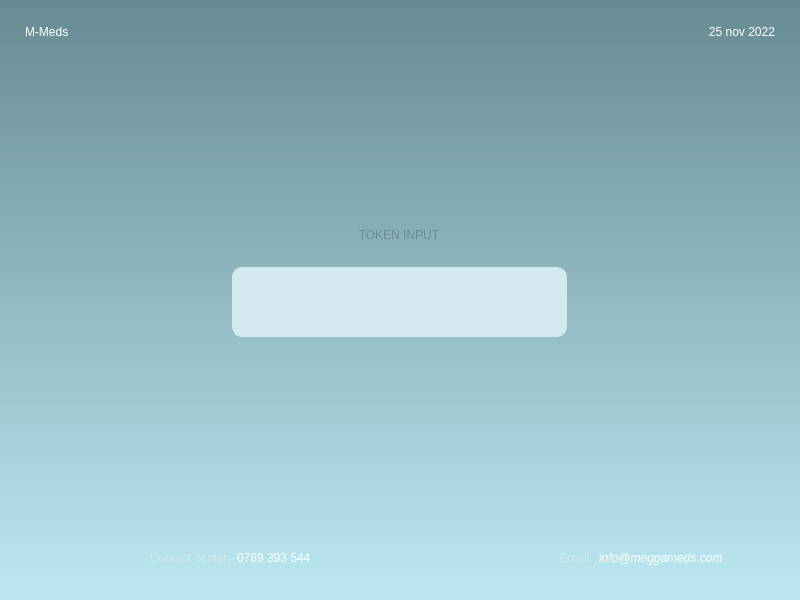
<?xml version="1.0" encoding="UTF-8"?>
<ui version="4.0">
 <class>MainWindow</class>
 <widget class="QMainWindow" name="MainWindow">
  <property name="geometry">
   <rect>
    <x>0</x>
    <y>0</y>
    <width>800</width>
    <height>600</height>
   </rect>
  </property>
  <property name="windowTitle">
   <string>MainWindow</string>
  </property>
  <property name="styleSheet">
   <string notr="true">QWidget#centralwidget{
background-color: qlineargradient(spread:pad, x1:0.5, y1:0, x2:0.5, y2:1, stop:0 rgba(104, 139, 147, 255), stop:1 rgba(101, 221, 248, 0.37));
}</string>
  </property>
  <widget class="QWidget" name="centralwidget">
   <layout class="QVBoxLayout" name="verticalLayout_3">
    <property name="spacing">
     <number>0</number>
    </property>
    <property name="leftMargin">
     <number>0</number>
    </property>
    <property name="topMargin">
     <number>0</number>
    </property>
    <property name="rightMargin">
     <number>0</number>
    </property>
    <property name="bottomMargin">
     <number>0</number>
    </property>
    <item>
     <widget class="QFrame" name="top_frame">
      <property name="minimumSize">
       <size>
        <width>0</width>
        <height>106</height>
       </size>
      </property>
      <property name="frameShape">
       <enum>QFrame::NoFrame</enum>
      </property>
      <property name="frameShadow">
       <enum>QFrame::Raised</enum>
      </property>
      <layout class="QHBoxLayout" name="horizontalLayout">
       <property name="leftMargin">
        <number>25</number>
       </property>
       <property name="topMargin">
        <number>25</number>
       </property>
       <property name="rightMargin">
        <number>25</number>
       </property>
       <item>
        <widget class="QLabel" name="logo">
         <property name="styleSheet">
          <string notr="true">color: rgb(255, 255, 255);
font: 30pt &quot;Audiowide&quot;;</string>
         </property>
         <property name="text">
          <string>M-Meds</string>
         </property>
         <property name="alignment">
          <set>Qt::AlignLeading|Qt::AlignLeft|Qt::AlignTop</set>
         </property>
        </widget>
       </item>
       <item>
        <widget class="QLabel" name="date">
         <property name="styleSheet">
          <string notr="true">color: #FFFFFF;
font: 12pt &quot;Mulish&quot;;</string>
         </property>
         <property name="text">
          <string>25 nov 2022</string>
         </property>
         <property name="alignment">
          <set>Qt::AlignRight|Qt::AlignTop|Qt::AlignTrailing</set>
         </property>
        </widget>
       </item>
      </layout>
     </widget>
    </item>
    <item>
     <widget class="QFrame" name="central_frame">
      <property name="minimumSize">
       <size>
        <width>0</width>
        <height>374</height>
       </size>
      </property>
      <property name="frameShape">
       <enum>QFrame::NoFrame</enum>
      </property>
      <property name="frameShadow">
       <enum>QFrame::Raised</enum>
      </property>
      <layout class="QVBoxLayout" name="verticalLayout_4">
       <property name="spacing">
        <number>0</number>
       </property>
       <property name="leftMargin">
        <number>0</number>
       </property>
       <property name="topMargin">
        <number>0</number>
       </property>
       <property name="rightMargin">
        <number>0</number>
       </property>
       <property name="bottomMargin">
        <number>0</number>
       </property>
       <item>
        <widget class="QStackedWidget" name="stackedWidget">
         <property name="currentIndex">
          <number>0</number>
         </property>
         <widget class="QWidget" name="input_page">
          <layout class="QHBoxLayout" name="horizontalLayout_6">
           <property name="spacing">
            <number>0</number>
           </property>
           <property name="leftMargin">
            <number>0</number>
           </property>
           <property name="topMargin">
            <number>0</number>
           </property>
           <property name="rightMargin">
            <number>0</number>
           </property>
           <property name="bottomMargin">
            <number>30</number>
           </property>
           <item alignment="Qt::AlignHCenter|Qt::AlignVCenter">
            <widget class="QFrame" name="frame">
             <property name="frameShape">
              <enum>QFrame::NoFrame</enum>
             </property>
             <property name="frameShadow">
              <enum>QFrame::Raised</enum>
             </property>
             <layout class="QVBoxLayout" name="verticalLayout_5">
              <property name="spacing">
               <number>25</number>
              </property>
              <item alignment="Qt::AlignHCenter">
               <widget class="QLabel" name="token_status">
                <property name="styleSheet">
                 <string notr="true">color: #688B93;
font: 24pt &quot;Mulish&quot;;</string>
                </property>
                <property name="text">
                 <string>TOKEN INPUT</string>
                </property>
                <property name="alignment">
                 <set>Qt::AlignCenter</set>
                </property>
               </widget>
              </item>
              <item alignment="Qt::AlignHCenter">
               <widget class="QLineEdit" name="token_line_edit">
                <property name="minimumSize">
                 <size>
                  <width>335</width>
                  <height>70</height>
                 </size>
                </property>
                <property name="maximumSize">
                 <size>
                  <width>335</width>
                  <height>70</height>
                 </size>
                </property>
                <property name="styleSheet">
                 <string notr="true">background-color: #D3E8EF;
border: 1px solid #D3E8EF;
border-radius: 10px;
font: 46pt &quot;NovaMono&quot;;
letter-spacing: 10px;</string>
                </property>
                <property name="alignment">
                 <set>Qt::AlignCenter</set>
                </property>
               </widget>
              </item>
             </layout>
            </widget>
           </item>
          </layout>
         </widget>
         <widget class="QWidget" name="prescription_page">
          <layout class="QVBoxLayout" name="verticalLayout">
           <property name="spacing">
            <number>0</number>
           </property>
           <property name="leftMargin">
            <number>0</number>
           </property>
           <property name="topMargin">
            <number>0</number>
           </property>
           <property name="rightMargin">
            <number>0</number>
           </property>
           <property name="bottomMargin">
            <number>0</number>
           </property>
           <item alignment="Qt::AlignHCenter|Qt::AlignVCenter">
            <widget class="QFrame" name="frame_2">
             <property name="frameShape">
              <enum>QFrame::NoFrame</enum>
             </property>
             <property name="frameShadow">
              <enum>QFrame::Raised</enum>
             </property>
             <layout class="QVBoxLayout" name="verticalLayout_2">
              <property name="spacing">
               <number>0</number>
              </property>
              <property name="leftMargin">
               <number>0</number>
              </property>
              <property name="topMargin">
               <number>0</number>
              </property>
              <property name="rightMargin">
               <number>0</number>
              </property>
              <property name="bottomMargin">
               <number>0</number>
              </property>
              <item>
               <widget class="QLabel" name="token_status_2">
                <property name="styleSheet">
                 <string notr="true">color: #688B93;
font: 24pt &quot;Mulish&quot;;</string>
                </property>
                <property name="text">
                 <string>PRESCRIPTION</string>
                </property>
                <property name="alignment">
                 <set>Qt::AlignCenter</set>
                </property>
               </widget>
              </item>
              <item>
               <widget class="QFrame" name="prescription_frame">
                <property name="minimumSize">
                 <size>
                  <width>420</width>
                  <height>325</height>
                 </size>
                </property>
                <property name="styleSheet">
                 <string notr="true">QFrame#prescription_frame{
background-color: #D3E8EF;
border: 1px solid #D3E8EF;
border-radius: 10px;
}</string>
                </property>
                <property name="frameShape">
                 <enum>QFrame::NoFrame</enum>
                </property>
                <property name="frameShadow">
                 <enum>QFrame::Raised</enum>
                </property>
                <layout class="QVBoxLayout" name="verticalLayout_6">
                 <property name="spacing">
                  <number>0</number>
                 </property>
                 <property name="leftMargin">
                  <number>0</number>
                 </property>
                 <property name="topMargin">
                  <number>8</number>
                 </property>
                 <property name="rightMargin">
                  <number>8</number>
                 </property>
                 <property name="bottomMargin">
                  <number>8</number>
                 </property>
                 <item alignment="Qt::AlignHCenter">
                  <widget class="QFrame" name="frame_3">
                   <property name="frameShape">
                    <enum>QFrame::NoFrame</enum>
                   </property>
                   <property name="frameShadow">
                    <enum>QFrame::Raised</enum>
                   </property>
                   <layout class="QGridLayout" name="info_gridlayout">
                    <item row="0" column="0">
                     <widget class="QLabel" name="label_2">
                      <property name="styleSheet">
                       <string notr="true">font: 8pt &quot;Mulish&quot;;</string>
                      </property>
                      <property name="text">
                       <string>DOCTOR /AUTHOR</string>
                      </property>
                     </widget>
                    </item>
                    <item row="0" column="1">
                     <widget class="QLabel" name="label_3">
                      <property name="styleSheet">
                       <string notr="true">font: 8pt &quot;Mulish&quot;;</string>
                      </property>
                      <property name="text">
                       <string>:</string>
                      </property>
                      <property name="alignment">
                       <set>Qt::AlignCenter</set>
                      </property>
                     </widget>
                    </item>
                    <item row="0" column="2" colspan="2">
                     <widget class="QLabel" name="doctor">
                      <property name="styleSheet">
                       <string notr="true">font: 8pt &quot;Mulish&quot;;</string>
                      </property>
                      <property name="text">
                       <string>MUHORAKEYE Alfonsine (AA00012)</string>
                      </property>
                     </widget>
                    </item>
                    <item row="1" column="0">
                     <widget class="QLabel" name="label_5">
                      <property name="styleSheet">
                       <string notr="true">font: 8pt &quot;Mulish&quot;;</string>
                      </property>
                      <property name="text">
                       <string>INSTITUTION</string>
                      </property>
                     </widget>
                    </item>
                    <item row="2" column="0">
                     <widget class="QLabel" name="label_8">
                      <property name="styleSheet">
                       <string notr="true">font: 8pt &quot;Mulish&quot;;</string>
                      </property>
                      <property name="text">
                       <string>RECEIVER / PACIENT</string>
                      </property>
                     </widget>
                    </item>
                    <item row="2" column="1">
                     <widget class="QLabel" name="label_10">
                      <property name="styleSheet">
                       <string notr="true">font: 8pt &quot;Mulish&quot;;</string>
                      </property>
                      <property name="text">
                       <string>:</string>
                      </property>
                      <property name="alignment">
                       <set>Qt::AlignCenter</set>
                      </property>
                     </widget>
                    </item>
                    <item row="2" column="2" colspan="2">
                     <widget class="QLabel" name="receiver">
                      <property name="styleSheet">
                       <string notr="true">font: 8pt &quot;Mulish&quot;;</string>
                      </property>
                      <property name="text">
                       <string>NDAYISABYE Sapolo</string>
                      </property>
                     </widget>
                    </item>
                    <item row="3" column="0">
                     <widget class="QLabel" name="label_11">
                      <property name="styleSheet">
                       <string notr="true">font: 8pt &quot;Mulish&quot;;</string>
                      </property>
                      <property name="text">
                       <string>OFFERING DATE</string>
                      </property>
                     </widget>
                    </item>
                    <item row="3" column="1">
                     <widget class="QLabel" name="label_13">
                      <property name="styleSheet">
                       <string notr="true">font: 8pt &quot;Mulish&quot;;</string>
                      </property>
                      <property name="text">
                       <string>:</string>
                      </property>
                      <property name="alignment">
                       <set>Qt::AlignCenter</set>
                      </property>
                     </widget>
                    </item>
                    <item row="3" column="2" colspan="2">
                     <widget class="QLabel" name="offering_date">
                      <property name="styleSheet">
                       <string notr="true">font: 8pt &quot;Mulish&quot;;</string>
                      </property>
                      <property name="text">
                       <string>21 October 2022</string>
                      </property>
                     </widget>
                    </item>
                    <item row="4" column="0">
                     <widget class="QLabel" name="label_14">
                      <property name="styleSheet">
                       <string notr="true">font: 8pt &quot;Mulish&quot;;</string>
                      </property>
                      <property name="text">
                       <string>PAYMENT</string>
                      </property>
                     </widget>
                    </item>
                    <item row="4" column="1">
                     <widget class="QLabel" name="label_16">
                      <property name="styleSheet">
                       <string notr="true">font: 8pt &quot;Mulish&quot;;</string>
                      </property>
                      <property name="text">
                       <string>:</string>
                      </property>
                      <property name="alignment">
                       <set>Qt::AlignCenter</set>
                      </property>
                     </widget>
                    </item>
                    <item row="4" column="2" colspan="2">
                     <widget class="QLabel" name="payment">
                      <property name="styleSheet">
                       <string notr="true">font: 8pt &quot;Mulish&quot;;
color: rgb(0, 170, 0);</string>
                      </property>
                      <property name="text">
                       <string>Paid</string>
                      </property>
                     </widget>
                    </item>
                    <item row="1" column="1">
                     <widget class="QLabel" name="label_7">
                      <property name="styleSheet">
                       <string notr="true">font: 8pt &quot;Mulish&quot;;</string>
                      </property>
                      <property name="text">
                       <string>:</string>
                      </property>
                      <property name="alignment">
                       <set>Qt::AlignCenter</set>
                      </property>
                     </widget>
                    </item>
                    <item row="1" column="2">
                     <widget class="QLabel" name="institution">
                      <property name="styleSheet">
                       <string notr="true">font: 8pt &quot;Mulish&quot;;</string>
                      </property>
                      <property name="text">
                       <string>GIHUNDWE HOSPITAL (AK002)</string>
                      </property>
                     </widget>
                    </item>
                   </layout>
                  </widget>
                 </item>
                 <item>
                  <widget class="QLabel" name="meds">
                   <property name="maximumSize">
                    <size>
                     <width>16777215</width>
                     <height>30</height>
                    </size>
                   </property>
                   <property name="styleSheet">
                    <string notr="true">font: 12pt &quot;Mulish&quot;;</string>
                   </property>
                   <property name="text">
                    <string>MEDS(3)</string>
                   </property>
                   <property name="alignment">
                    <set>Qt::AlignCenter</set>
                   </property>
                  </widget>
                 </item>
                 <item alignment="Qt::AlignTop">
                  <widget class="QFrame" name="frame_4">
                   <property name="frameShape">
                    <enum>QFrame::NoFrame</enum>
                   </property>
                   <property name="frameShadow">
                    <enum>QFrame::Raised</enum>
                   </property>
                   <layout class="QGridLayout" name="meds_gridlayout">
                    <property name="leftMargin">
                     <number>25</number>
                    </property>
                    <property name="topMargin">
                     <number>15</number>
                    </property>
                    <property name="rightMargin">
                     <number>25</number>
                    </property>
                    <property name="verticalSpacing">
                     <number>6</number>
                    </property>
                   </layout>
                  </widget>
                 </item>
                 <item alignment="Qt::AlignRight">
                  <widget class="QFrame" name="frame_6">
                   <property name="minimumSize">
                    <size>
                     <width>0</width>
                     <height>40</height>
                    </size>
                   </property>
                   <property name="maximumSize">
                    <size>
                     <width>16777215</width>
                     <height>40</height>
                    </size>
                   </property>
                   <property name="frameShape">
                    <enum>QFrame::NoFrame</enum>
                   </property>
                   <property name="frameShadow">
                    <enum>QFrame::Raised</enum>
                   </property>
                   <layout class="QVBoxLayout" name="verticalLayout_7">
                    <property name="spacing">
                     <number>0</number>
                    </property>
                    <property name="leftMargin">
                     <number>0</number>
                    </property>
                    <property name="topMargin">
                     <number>0</number>
                    </property>
                    <property name="rightMargin">
                     <number>0</number>
                    </property>
                    <property name="bottomMargin">
                     <number>0</number>
                    </property>
                    <item>
                     <widget class="QPushButton" name="ok_btn">
                      <property name="minimumSize">
                       <size>
                        <width>60</width>
                        <height>40</height>
                       </size>
                      </property>
                      <property name="maximumSize">
                       <size>
                        <width>60</width>
                        <height>40</height>
                       </size>
                      </property>
                      <property name="styleSheet">
                       <string notr="true">QPushButton{
background-color: #D9D9D9;
border: 0px;
border-radius: 5px;
	font: 10pt &quot;Mulish&quot;;
}</string>
                      </property>
                      <property name="text">
                       <string>OK</string>
                      </property>
                     </widget>
                    </item>
                   </layout>
                  </widget>
                 </item>
                </layout>
               </widget>
              </item>
             </layout>
            </widget>
           </item>
          </layout>
         </widget>
        </widget>
       </item>
      </layout>
     </widget>
    </item>
    <item>
     <widget class="QFrame" name="bottom_frame">
      <property name="minimumSize">
       <size>
        <width>0</width>
        <height>110</height>
       </size>
      </property>
      <property name="maximumSize">
       <size>
        <width>16777215</width>
        <height>110</height>
       </size>
      </property>
      <property name="frameShape">
       <enum>QFrame::NoFrame</enum>
      </property>
      <property name="frameShadow">
       <enum>QFrame::Raised</enum>
      </property>
      <layout class="QHBoxLayout" name="horizontalLayout_5">
       <property name="leftMargin">
        <number>50</number>
       </property>
       <property name="topMargin">
        <number>25</number>
       </property>
       <property name="rightMargin">
        <number>25</number>
       </property>
       <property name="bottomMargin">
        <number>0</number>
       </property>
       <item>
        <layout class="QHBoxLayout" name="horizontalLayout_4">
         <item>
          <widget class="QLabel" name="call_logo">
           <property name="minimumSize">
            <size>
             <width>35</width>
             <height>35</height>
            </size>
           </property>
           <property name="maximumSize">
            <size>
             <width>35</width>
             <height>35</height>
            </size>
           </property>
           <property name="styleSheet">
            <string notr="true">color: rgb(255, 255, 255);
font: 10pt &quot;Audiowide&quot;;</string>
           </property>
           <property name="text">
            <string/>
           </property>
           <property name="alignment">
            <set>Qt::AlignCenter</set>
           </property>
          </widget>
         </item>
         <item>
          <widget class="QLabel" name="date_3">
           <property name="minimumSize">
            <size>
             <width>140</width>
             <height>0</height>
            </size>
           </property>
           <property name="maximumSize">
            <size>
             <width>140</width>
             <height>16777215</height>
            </size>
           </property>
           <property name="styleSheet">
            <string notr="true">color: #D3E8EF;
font: 14pt &quot;Mulish&quot;;</string>
           </property>
           <property name="text">
            <string>Contact center:</string>
           </property>
           <property name="alignment">
            <set>Qt::AlignRight|Qt::AlignTrailing|Qt::AlignVCenter</set>
           </property>
          </widget>
         </item>
         <item>
          <widget class="QLabel" name="date_6">
           <property name="styleSheet">
            <string notr="true">color: #FFFFFF;
font: 12pt &quot;Mulish&quot;;</string>
           </property>
           <property name="text">
            <string>0789 393 544</string>
           </property>
           <property name="alignment">
            <set>Qt::AlignLeading|Qt::AlignLeft|Qt::AlignVCenter</set>
           </property>
          </widget>
         </item>
        </layout>
       </item>
       <item>
        <layout class="QHBoxLayout" name="horizontalLayout_3">
         <item>
          <widget class="QLabel" name="date_4">
           <property name="styleSheet">
            <string notr="true">color: #D3E8EF;
font: 14pt &quot;Mulish&quot;;</string>
           </property>
           <property name="text">
            <string>Email:</string>
           </property>
           <property name="alignment">
            <set>Qt::AlignRight|Qt::AlignTrailing|Qt::AlignVCenter</set>
           </property>
          </widget>
         </item>
         <item>
          <widget class="QLabel" name="date_5">
           <property name="maximumSize">
            <size>
             <width>300</width>
             <height>16777215</height>
            </size>
           </property>
           <property name="styleSheet">
            <string notr="true">color: #FFFFFF;
font: 12pt &quot;Mulish&quot;;
font-style: italic;</string>
           </property>
           <property name="text">
            <string>info@meggameds.com</string>
           </property>
           <property name="alignment">
            <set>Qt::AlignLeading|Qt::AlignLeft|Qt::AlignVCenter</set>
           </property>
          </widget>
         </item>
        </layout>
       </item>
      </layout>
     </widget>
    </item>
   </layout>
  </widget>
 </widget>
 <resources/>
 <connections/>
</ui>
